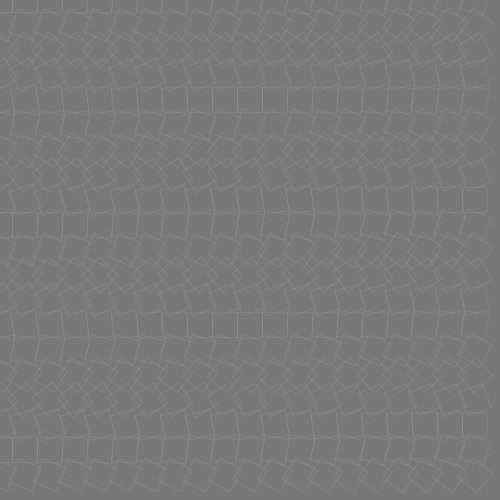
Frame 1 (no input)
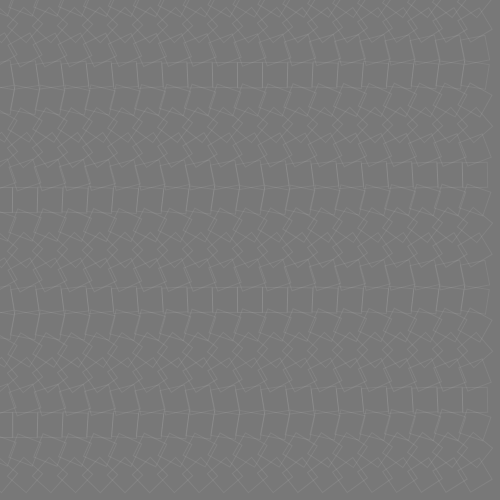
Frame 60 (no input)
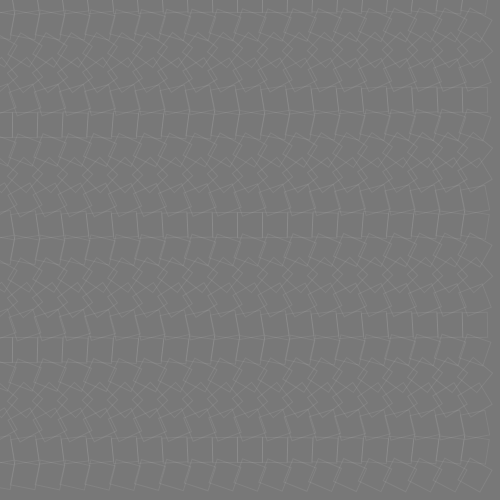
Frame 120 (the mouse pressed at the canvas centre since frame 60)

The p5.js sketch that drew these frames (run headless with seeded random() and noise() and a simulated clock; from frame 60 on, the mouse is pressed at the canvas centre):

// p5.js sketch
// ── sketch.js
// Week 01 - Day 02

let showGrid = true;
let rotationValue = 0;
function setup() {
    createCanvas(500,500);
    background(120);
    rectMode(CENTER);
    angleMode(DEGREES);
}

function draw() {
    background(120);
    if (showGrid == true) {
        grid(20, 20);
    }
}
// ── function.js
function grid(numGridX, numGridY) {
    let amountX = width / numGridX;
    let amountY = height / numGridY;
    for (let j = 0; j < numGridX; j++) {
        for (let i = 0; i < numGridY; i++) {
            push();
            noFill();
            stroke(255, 20);
            translate(i * amountX, j * amountY);
            rotate(rotationValue++);
            rect(0, 0, amountX, amountY);
            pop();
        }
    }
}
